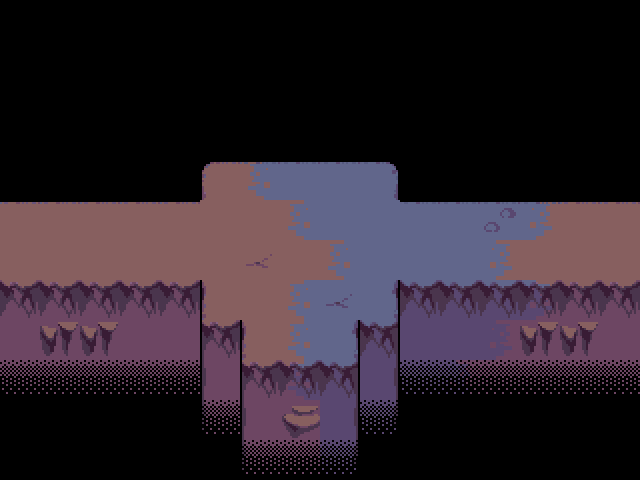

This game map was drawn from its Tiled (.tmx) file and the tilesets committed beside it. A one-line description and the full map source follow:
An orthogonal 16x12 tile map with 40x40 px tiles, 2 tile layers (tiles, decal) and 17 objects (2x transition, sprite, script, interactable, entry, ...).

<map version="1.9" tiledversion="1.9.0" orientation="orthogonal" renderorder="right-down" width="16" height="12" tilewidth="40" tileheight="40" infinite="0" nextlayerid="7" nextobjectid="20">
 <editorsettings>
  <export target="data.lua" format="lua" />
 </editorsettings>
 <properties>
  <property name="music" value="jazzylandscape" />
  <property name="use_footstep_sounds" value="true" />
 </properties>
 <tileset firstgid="1" source="../../../../tilesets/darktiles_ribbitmobdt.tsx" />
 <objectgroup color="#ff0000" id="6" name="objects_bg">
  <object id="16" name="sprite" x="228" y="80" width="144" height="82">
   <properties>
    <property name="scalex" type="float" value="2" />
    <property name="scaley" type="float" value="2" />
    <property name="texture" value="world/maps/cliffs/bigposter2" />
   </properties>
  </object>
 </objectgroup>
 <layer id="1" name="tiles" width="16" height="12">
  <data encoding="csv">
0,0,0,0,0,0,0,0,0,0,0,0,0,0,0,0,
0,0,0,0,0,0,0,0,0,0,0,0,0,0,0,0,
0,0,0,0,0,0,0,0,0,0,0,0,0,0,0,0,
0,0,0,0,0,0,0,0,0,0,0,0,0,0,0,0,
0,0,0,0,0,7,120,3,3,4,0,0,0,0,0,0,
8,8,8,8,8,20,20,12,15,15,3,3,3,119,8,8,
20,20,20,20,20,20,20,20,12,15,15,15,11,20,20,20,
44,44,44,44,44,31,20,12,15,28,39,39,39,83,44,44,
56,10,10,56,56,43,31,12,28,40,51,51,47,10,10,56,
56,56,56,56,56,55,43,84,40,52,51,47,56,56,56,56,
56,56,56,56,56,55,55,22,52,52,51,51,47,56,56,56,
56,56,56,56,56,55,55,56,52,52,51,51,51,47,56,56
</data>
 </layer>
 <layer id="2" name="decal" width="16" height="12">
  <data encoding="csv">
0,0,0,0,0,0,0,0,0,0,0,0,0,0,0,0,
0,0,0,0,0,0,0,0,0,0,0,0,0,0,0,0,
0,0,0,0,0,0,0,0,0,0,0,0,0,0,0,0,
0,0,0,0,0,0,0,0,0,0,0,0,0,0,0,0,
0,0,0,0,0,0,0,0,0,0,0,0,0,0,0,0,
0,0,0,0,0,0,0,0,0,0,0,0,65,0,0,0,
0,0,0,0,0,0,30,0,0,0,0,0,0,0,0,0,
0,0,0,0,0,0,0,0,25,0,0,0,0,0,0,0,
0,0,0,0,0,0,0,0,0,0,0,0,0,0,0,0,
181,181,181,181,181,0,0,0,0,0,181,181,181,181,181,181,
169,169,169,169,169,181,0,0,0,181,169,169,169,169,169,169,
169,169,169,169,169,169,181,181,181,169,169,169,169,169,169,169
</data>
 </layer>
 <objectgroup color="#0000ff" id="3" name="collision">
  <object id="1" x="200" y="120" width="40" height="40" />
  <object id="2" x="360" y="120" width="40" height="40" />
  <object id="3" x="0" y="160" width="200" height="40" />
  <object id="5" x="400" y="160" width="240" height="40" />
  <object id="6" x="240" y="120" width="120" height="40" />
  <object id="7" x="0" y="280" width="200" height="40" />
  <object id="8" x="200" y="320" width="40" height="40" />
  <object id="9" x="240" y="360" width="120" height="40" />
  <object id="10" x="360" y="320" width="40" height="40" />
  <object id="11" x="400" y="280" width="240" height="40" />
 </objectgroup>
 <objectgroup color="#ff00ff" id="4" name="objects">
  <object id="13" name="script" x="160" y="160" width="40" height="160">
   <properties>
    <property name="cutscene" value="ribbitmobdt.ponman_intro" />
    <property name="once" type="bool" value="false" />
   </properties>
  </object>
  <object id="14" name="transition" x="-20" y="200" width="30" height="80">
   <properties>
    <property name="map" value="darktown_ribbit/cliffs/dark1" />
    <property name="marker" value="entry" />
   </properties>
  </object>
  <object id="17" name="interactable" x="228" y="140" width="160" height="20">
   <properties>
    <property name="cutscene" value="ribbitmobdt.ponman_poster" />
   </properties>
  </object>
  <object id="19" name="transition" x="630" y="200" width="30" height="80">
   <properties>
    <property name="map" value="darktown_ribbit/cliffs/dark2" />
    <property name="marker" value="entry" />
   </properties>
  </object>
 </objectgroup>
 <objectgroup color="#7f00ff" id="5" name="markers">
  <object id="15" name="entry" x="40" y="240">
   <point />
  </object>
  <object id="18" name="entry2" x="600" y="240">
   <point />
  </object>
 </objectgroup>
</map>
